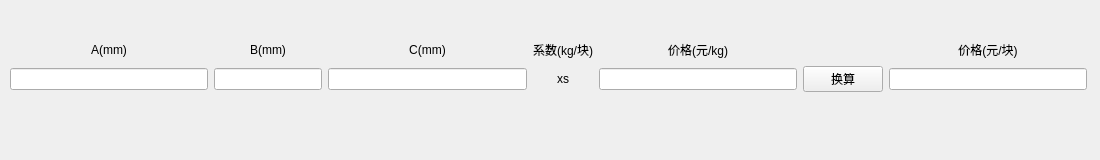
<?xml version="1.0" encoding="UTF-8"?>
<ui version="4.0">
 <class>Form</class>
 <widget class="QWidget" name="Form">
  <property name="geometry">
   <rect>
    <x>0</x>
    <y>0</y>
    <width>1100</width>
    <height>160</height>
   </rect>
  </property>
  <property name="windowTitle">
   <string>镀锌钢板</string>
  </property>
  <widget class="QWidget" name="layoutWidget">
   <property name="geometry">
    <rect>
     <x>10</x>
     <y>40</y>
     <width>1077</width>
     <height>52</height>
    </rect>
   </property>
   <layout class="QGridLayout" name="gridLayout">
    <item row="1" column="7">
     <widget class="QLineEdit" name="lineEdit_RES"/>
    </item>
    <item row="1" column="0">
     <widget class="QLineEdit" name="lineEdit_A">
      <property name="enabled">
       <bool>true</bool>
      </property>
     </widget>
    </item>
    <item row="0" column="3">
     <widget class="QLabel" name="label_C">
      <property name="text">
       <string>C(mm)</string>
      </property>
      <property name="alignment">
       <set>Qt::AlignCenter</set>
      </property>
     </widget>
    </item>
    <item row="1" column="1" colspan="2">
     <widget class="QLineEdit" name="lineEdit_B"/>
    </item>
    <item row="0" column="4">
     <widget class="QLabel" name="label_XS">
      <property name="text">
       <string>系数(kg/块)</string>
      </property>
      <property name="alignment">
       <set>Qt::AlignCenter</set>
      </property>
     </widget>
    </item>
    <item row="0" column="7">
     <widget class="QLabel" name="label_RES">
      <property name="text">
       <string>价格(元/块)</string>
      </property>
      <property name="alignment">
       <set>Qt::AlignCenter</set>
      </property>
     </widget>
    </item>
    <item row="1" column="3">
     <widget class="QLineEdit" name="lineEdit_C"/>
    </item>
    <item row="1" column="5">
     <widget class="QLineEdit" name="lineEdit_D"/>
    </item>
    <item row="0" column="1" colspan="2">
     <widget class="QLabel" name="label_B">
      <property name="text">
       <string>B(mm)</string>
      </property>
      <property name="alignment">
       <set>Qt::AlignCenter</set>
      </property>
     </widget>
    </item>
    <item row="1" column="4">
     <widget class="QLabel" name="label_XS_var">
      <property name="text">
       <string>xs</string>
      </property>
      <property name="alignment">
       <set>Qt::AlignCenter</set>
      </property>
     </widget>
    </item>
    <item row="1" column="6">
     <widget class="QPushButton" name="pushButton">
      <property name="text">
       <string>换算</string>
      </property>
     </widget>
    </item>
    <item row="0" column="0">
     <widget class="QLabel" name="label_A">
      <property name="text">
       <string>A(mm)</string>
      </property>
      <property name="alignment">
       <set>Qt::AlignCenter</set>
      </property>
     </widget>
    </item>
    <item row="0" column="5">
     <widget class="QLabel" name="label_D">
      <property name="text">
       <string>价格(元/kg)</string>
      </property>
      <property name="alignment">
       <set>Qt::AlignCenter</set>
      </property>
     </widget>
    </item>
   </layout>
  </widget>
 </widget>
 <resources/>
 <connections/>
</ui>
